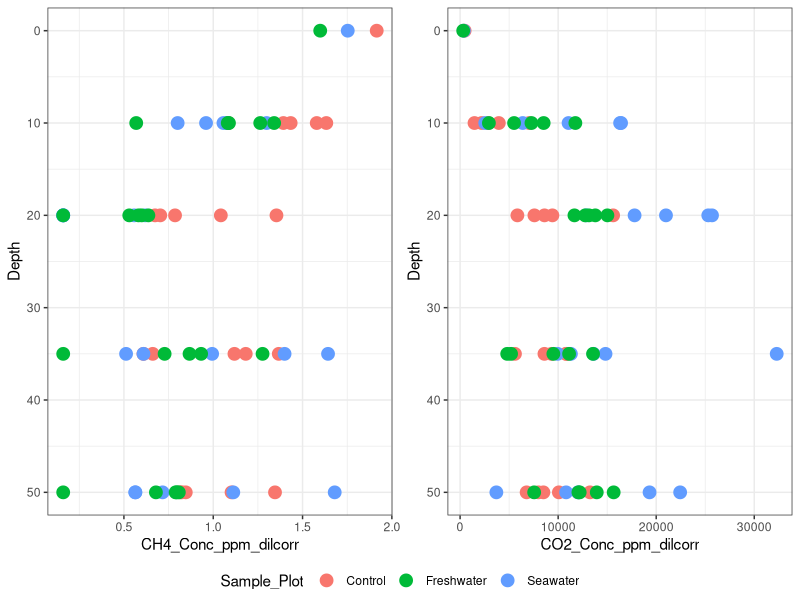
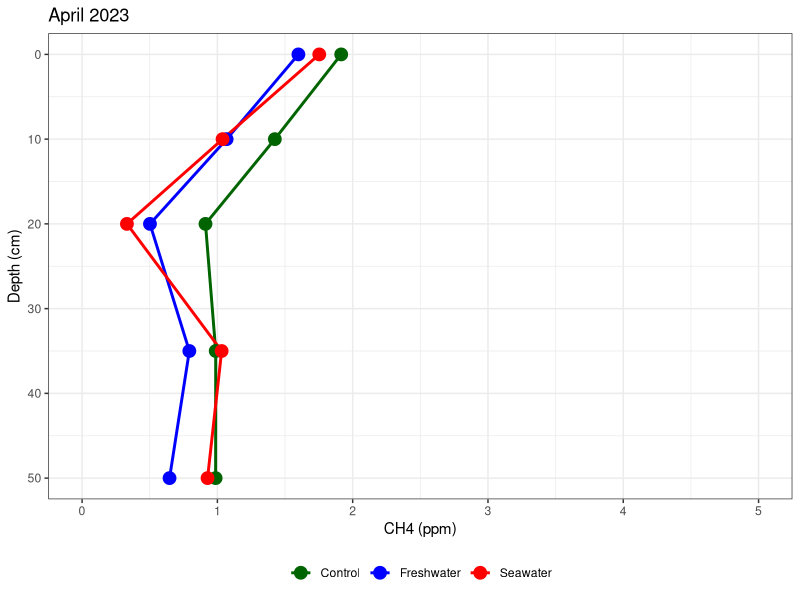
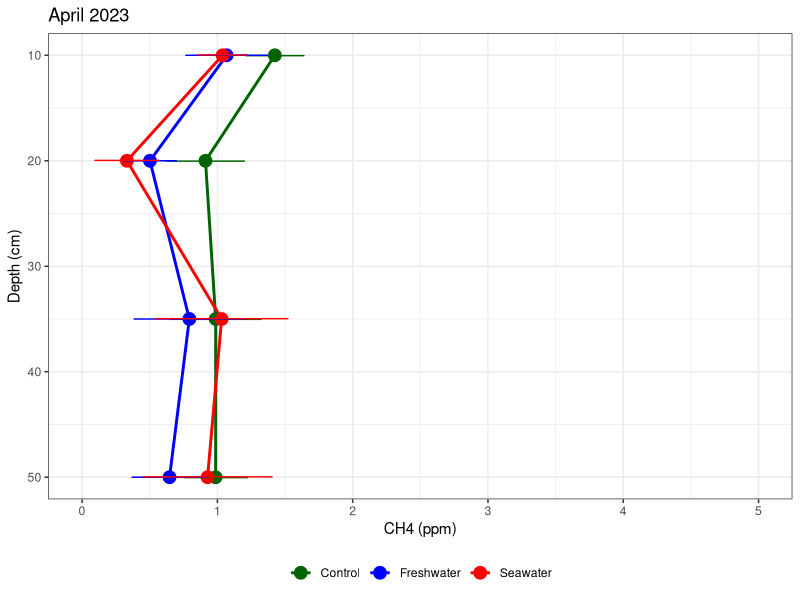
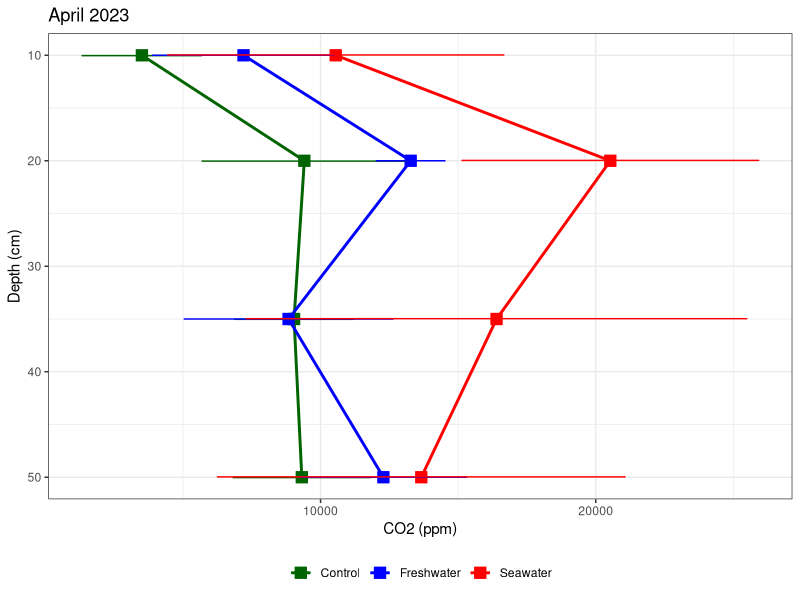
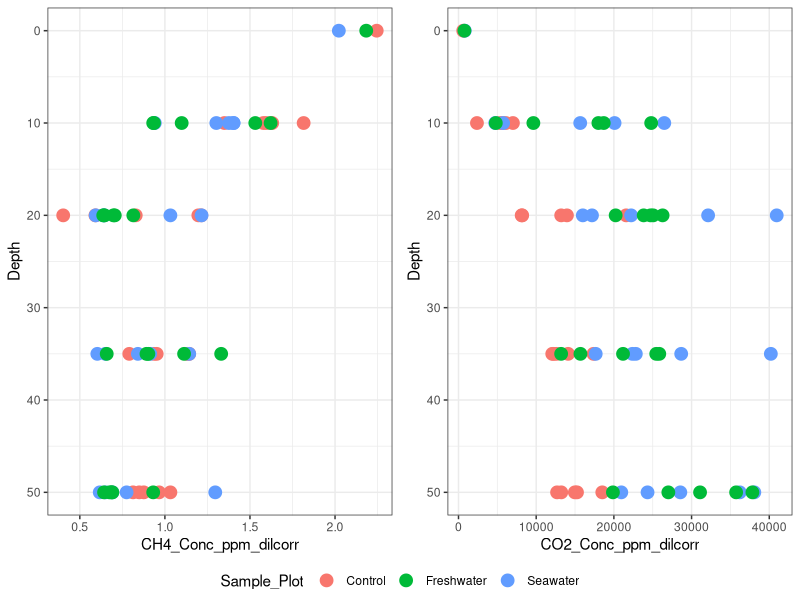
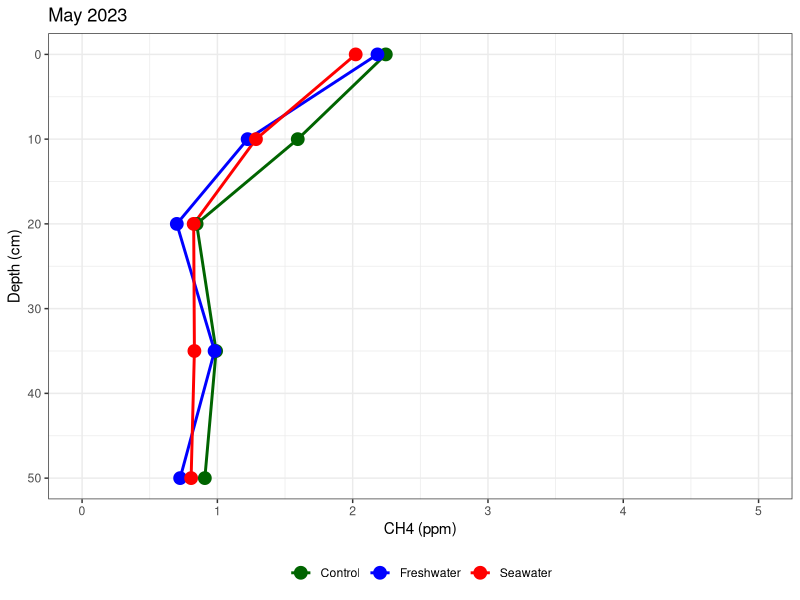
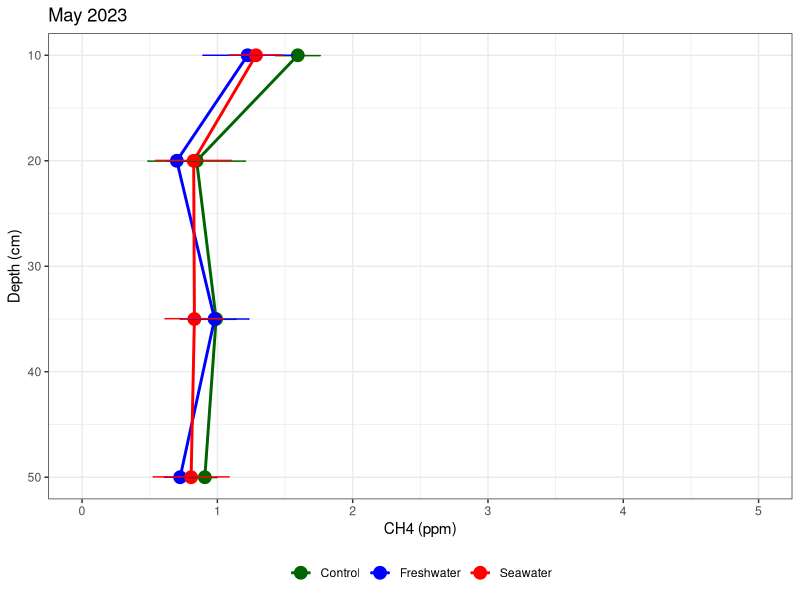
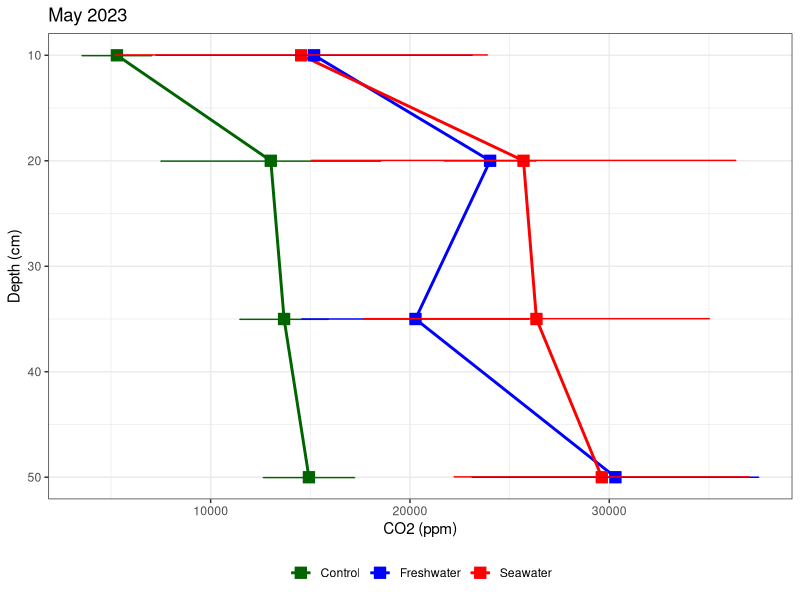

The R source for these figures, in order:
## ---- chunk 1
knitr::opts_chunk$set(echo = TRUE)

library(ggplot2)
library(ggpubr)
library(dplyr)
library(plyr)
library(tidyverse)
library(tidyr)

## ---- chunk 2
#### April 2023 ###
################################################################################################################
#read in some data 
dat <- read.csv("2023 Processed Data/COMPASS_TEMPEST_SGW_202304_Processed.csv")
head(dat)

dat <-  dat %>%  
  filter(!str_detect(Sample_Plot, "Transition")) 
head(dat)

dat$Depth <- dat$Sample_Depth
dat$Depth <- revalue(dat$Depth, c("10" = 10, "20" = 20, "35" = 35, "50"= 50, "ATM" = 0))
dat$Depth <- as.numeric(dat$Depth)

soil_ch4 <- ggplot(data=dat, aes( x=CH4_Conc_ppm_dilcorr, y=Depth, color=Sample_Plot)) + 
  geom_point(size=4)  + scale_y_reverse() + theme_bw()

soil_co2 <- ggplot(data=dat, aes( x=CO2_Conc_ppm_dilcorr, y=Depth, color=Sample_Plot)) + 
  geom_point(size=4)  + scale_y_reverse() + theme_bw()

ggarrange(soil_ch4, soil_co2, nrow=1, ncol=2, common.legend = TRUE, legend="bottom")

dat$Sample_Month <- as.factor(dat$Sample_Month)
dat$Sample_Depth <- as.factor(dat$Sample_Depth)
dat$Sample_Plot <- as.factor(dat$Sample_Plot)

ghg_avg <- dat %>%
  group_by(Sample_Depth, Sample_Plot) %>%
  dplyr::summarize(mean_CH4_ppm = mean(CH4_Conc_ppm_dilcorr, na.rm=TRUE),
                   sd_CH4 = sd(CH4_Conc_ppm_dilcorr, na.rm=TRUE),
                   mean_CO2_ppm = mean(CO2_Conc_ppm_dilcorr, na.rm=TRUE), 
                   sd_CO2 = sd(CO2_Conc_ppm_dilcorr, na.rm=TRUE))
head(ghg_avg)

ghg_avg$Depth <- revalue(ghg_avg$Sample_Depth, c("10" = 10, "20" = 20, "35" = 35, "50"= 50, "ATM" = 0))
ghg_avg$Depth <- as.character(ghg_avg$Depth)
ghg_avg$Depth <- as.numeric(ghg_avg$Depth)

april_avg_soil_ch4 <- ggplot(data=ghg_avg, aes(col=Sample_Plot, fill=Sample_Plot)) + 
  geom_line(size=1, aes(Depth, mean_CH4_ppm)) +
  geom_point(size=4, aes(Depth, mean_CH4_ppm)) +
  scale_color_manual(values=c( "darkgreen","blue", "red")) + 
  scale_fill_manual(values=c( "darkgreen","blue", "red")) +
  coord_flip() + 
  scale_x_reverse() + 
  ylim(0,5) + 
  labs(title = "April 2023", y="CH4 (ppm)", x="Depth (cm)") + 
  theme_bw() + 
  theme(legend.position="bottom") +
  theme(legend.title=element_blank())
april_avg_soil_ch4

ghg_avg1 <-  ghg_avg %>%  
  filter(!(Sample_Depth == "ATM")) 
head(ghg_avg1)

april_avg_soil_ch41 <- ggplot(data=ghg_avg1, aes(col=Sample_Plot, fill=Sample_Plot)) + 
  geom_line(size=1, aes(Depth, mean_CH4_ppm)) +
  geom_point(size=4, aes(Depth, mean_CH4_ppm)) +
  scale_color_manual(values=c( "darkgreen","blue", "red")) + 
  scale_fill_manual(values=c( "darkgreen","blue", "red")) +
  coord_flip() + 
  scale_x_reverse() + 
  ylim(0,5) + 
  labs(title = "April 2023", y="CH4 (ppm)", x="Depth (cm)") + 
  theme_bw() + 
  theme(legend.position="bottom") +
  theme(legend.title=element_blank()) + 
  geom_errorbar(aes(Depth, ymin=mean_CH4_ppm-sd_CH4,
                    ymax=mean_CH4_ppm+sd_CH4),width=0.3,position=position_dodge(.1))
april_avg_soil_ch41

april_avg_soil_co21 <- ggplot(data=ghg_avg1, aes(col=Sample_Plot, fill=Sample_Plot)) + 
  geom_line(size=1, aes(Depth, mean_CO2_ppm)) +
  geom_point(shape=22, size=4, aes(Depth, mean_CO2_ppm)) +
  scale_color_manual(values=c( "darkgreen","blue", "red")) + 
  scale_fill_manual(values=c( "darkgreen","blue", "red")) +
  coord_flip() + 
  scale_x_reverse() + 
  #ylim(0,5) + 
  labs(title = "April 2023", y="CO2 (ppm)", x="Depth (cm)") + 
  theme_bw() + 
  theme(legend.position="bottom") +
  theme(legend.title=element_blank())+
  geom_errorbar(aes(Depth, ymin=mean_CO2_ppm-sd_CO2,
                    ymax=mean_CO2_ppm+sd_CO2),width=0.3,position=position_dodge(.1))
april_avg_soil_co21

################################################################################################################

## ---- chunk 3
#### May 2023 ####
################################################################################################################
#read in some data 
dat <- read.csv("2023 Processed Data/COMPASS_TEMPEST_SGW_202305_Processed.csv")
head(dat)

dat <-  dat %>%  
  filter(!str_detect(Sample_Plot, "Transition")) 
head(dat)

dat$Depth <- dat$Sample_Depth
dat$Depth <- revalue(dat$Depth, c("10" = 10, "20" = 20, "35" = 35, "50"= 50, "ATM" = 0))
dat$Depth <- as.numeric(dat$Depth)

soil_ch4 <- ggplot(data=dat, aes( x=CH4_Conc_ppm_dilcorr, y=Depth, color=Sample_Plot)) + 
  geom_point(size=4)  + scale_y_reverse() + theme_bw()

soil_co2 <- ggplot(data=dat, aes( x=CO2_Conc_ppm_dilcorr, y=Depth, color=Sample_Plot)) + 
  geom_point(size=4)  + scale_y_reverse() + theme_bw()

ggarrange(soil_ch4, soil_co2, nrow=1, ncol=2, common.legend = TRUE, legend="bottom")

dat$Sample_Month <- as.factor(dat$Sample_Month)
dat$Sample_Depth <- as.factor(dat$Sample_Depth)
dat$Sample_Plot <- as.factor(dat$Sample_Plot)

levels(dat$Sample_Plot)
dat <- as.data.frame(dat)

ghg_avg <- dat %>%
  group_by(Sample_Depth, Sample_Plot) %>%
  dplyr::summarize(mean_CH4_ppm = mean(CH4_Conc_ppm_dilcorr, na.rm=TRUE),
              sd_CH4 = sd(CH4_Conc_ppm_dilcorr, na.rm=TRUE),
              mean_CO2_ppm = mean(CO2_Conc_ppm_dilcorr, na.rm=TRUE), 
              sd_CO2 = sd(CO2_Conc_ppm_dilcorr, na.rm=TRUE))
head(ghg_avg)

ghg_avg$Depth <- revalue(ghg_avg$Sample_Depth, c("10" = 10, "20" = 20, "35" = 35, "50"= 50, "ATM" = 0))
ghg_avg$Depth <- as.character(ghg_avg$Depth)
ghg_avg$Depth <- as.numeric(ghg_avg$Depth)

may_avg_soil_ch4 <- ggplot(data=ghg_avg, aes(col=Sample_Plot, fill=Sample_Plot)) + 
  geom_line(size=1, aes(Depth, mean_CH4_ppm)) +
  geom_point(size=4, aes(Depth, mean_CH4_ppm)) +
  scale_color_manual(values=c( "darkgreen","blue", "red")) + 
  scale_fill_manual(values=c( "darkgreen","blue", "red")) +
  coord_flip() + 
  scale_x_reverse() + 
  ylim(0,5) + 
  labs(title = "May 2023", y="CH4 (ppm)", x="Depth (cm)") + 
  theme_bw() + 
  theme(legend.position="bottom") +
  theme(legend.title=element_blank())
may_avg_soil_ch4

ghg_avg1 <-  ghg_avg %>%  
  filter(!(Sample_Depth == "ATM")) 
head(ghg_avg1)

may_avg_soil_ch41 <- ggplot(data=ghg_avg1, aes(col=Sample_Plot, fill=Sample_Plot)) + 
  geom_line(size=1, aes(Depth, mean_CH4_ppm)) +
  geom_point(size=4, aes(Depth, mean_CH4_ppm)) +
  scale_color_manual(values=c( "darkgreen","blue", "red")) + 
  scale_fill_manual(values=c( "darkgreen","blue", "red")) +
  coord_flip() + 
  scale_x_reverse() + 
  ylim(0,5) + 
  labs(title = "May 2023", y="CH4 (ppm)", x="Depth (cm)") + 
  theme_bw() + 
  theme(legend.position="bottom") +
  theme(legend.title=element_blank())+ 
  geom_errorbar(aes(Depth, ymin=mean_CH4_ppm-sd_CH4,
                    ymax=mean_CH4_ppm+sd_CH4),width=0.3,position=position_dodge(.1))
may_avg_soil_ch41

may_avg_soil_co21 <- ggplot(data=ghg_avg1, aes(col=Sample_Plot, fill=Sample_Plot)) + 
  geom_line(size=1, aes(Depth, mean_CO2_ppm)) +
  geom_point(shape=22, size=4, aes(Depth, mean_CO2_ppm)) +
  scale_color_manual(values=c( "darkgreen","blue", "red")) + 
  scale_fill_manual(values=c( "darkgreen","blue", "red")) +
  coord_flip() + 
  scale_x_reverse() + 
  #ylim(0,5) + 
  labs(title = "May 2023", y="CO2 (ppm)", x="Depth (cm)") + 
  theme_bw() + 
  theme(legend.position="bottom") +
  theme(legend.title=element_blank())+
  geom_errorbar(aes(Depth, ymin=mean_CO2_ppm-sd_CO2,
                    ymax=mean_CO2_ppm+sd_CO2),width=0.3,position=position_dodge(.1))
may_avg_soil_co21

################################################################################################################

## ---- chunk 4
#### June 2023 ###
################################################################################################################
#read in some data 
dat <- read.csv("2023 Processed Data/COMPASS_TEMPEST_SGW_202306_Processed.csv")
head(dat)

dat <-  dat %>%  
  filter(!str_detect(Sample_Plot, "Transition")) 
head(dat)

dat$Depth <- dat$Sample_Depth
dat$Depth <- revalue(dat$Depth, c("10" = 10, "20" = 20, "35" = 35, "50"= 50, "ATM" = 0))
dat$Depth <- as.numeric(dat$Depth)

soil_ch4 <- ggplot(data=dat, aes( x=CH4_Conc_ppm_dilcorr, y=Depth, color=Sample_Plot)) + 
  geom_point(size=4)  + scale_y_reverse() + theme_bw()

soil_co2 <- ggplot(data=dat, aes( x=CO2_Conc_ppm_dilcorr, y=Depth, color=Sample_Plot)) + 
  geom_point(size=4)  + scale_y_reverse() + theme_bw()

ggarrange(soil_ch4, soil_co2, nrow=1, ncol=2, common.legend = TRUE, legend="bottom")

dat$Sample_Month <- as.factor(dat$Sample_Month)
dat$Sample_Depth <- as.factor(dat$Sample_Depth)
dat$Sample_Plot <- as.factor(dat$Sample_Plot)
dat$Event_Stamp <- as.factor(dat$Event_Stamp)

ghg_avg <- dat %>%
  group_by(Sample_Depth, Sample_Plot, Event_Stamp) %>%
  dplyr::summarize(mean_CH4_ppm = mean(CH4_Conc_ppm_dilcorr, na.rm=TRUE),
                   sd_CH4 = sd(CH4_Conc_ppm_dilcorr, na.rm=TRUE),
                   mean_CO2_ppm = mean(CO2_Conc_ppm_dilcorr, na.rm=TRUE), 
                   sd_CO2 = sd(CO2_Conc_ppm_dilcorr, na.rm=TRUE))
head(ghg_avg)

ghg_avg$Depth <- revalue(ghg_avg$Sample_Depth, c("10" = 10, "20" = 20, "35" = 35, "50"= 50, "ATM" = 0))
ghg_avg$Depth <- as.character(ghg_avg$Depth)
ghg_avg$Depth <- as.numeric(ghg_avg$Depth)

levels(ghg_avg$Event_Stamp)
ghg_avg$Event <- revalue(ghg_avg$Event_Stamp, c("0" = "Pre-1", "1" = "Pre-2", "2" = "Flood 1", 
                                                 "3_AM"= "Flood 2-AM", "3_PM" = "Flood 2-PM", "4" = "Post-1", "5" = "Post-2"))

june_avg_soil_ch4 <- ggplot(data=ghg_avg, aes(col=Sample_Plot, fill=Sample_Plot)) + 
  geom_line(size=1, aes(Depth, mean_CH4_ppm)) +
  geom_point(size=4, aes(Depth, mean_CH4_ppm)) +
  scale_color_manual(values=c( "darkgreen","blue", "red")) + 
  scale_fill_manual(values=c( "darkgreen","blue", "red")) +
  coord_flip() + 
  scale_x_reverse() + 
  facet_grid(~factor(Event, levels=c("Pre-1", "Pre-2", "Flood 1","Flood 2-AM" ,"Flood 2-PM", "Post-1","Post-2"))) +
  labs(title = "June 2023", y="CH4 (ppm)", x="Depth (cm)") + 
  theme_bw() + 
  theme(legend.position="bottom") +
  theme(legend.title=element_blank())
june_avg_soil_ch4

ghg_avg1 <-  ghg_avg %>%  
  filter(!(Sample_Depth == "ATM")) 
head(ghg_avg1)

june_avg_soil_ch41 <- ggplot(data=ghg_avg1, aes(col=Sample_Plot, fill=Sample_Plot)) + 
  geom_line(size=1, aes(Depth, mean_CH4_ppm)) +
  geom_point(size=4, aes(Depth, mean_CH4_ppm)) +
  scale_color_manual(values=c( "darkgreen","blue", "red")) + 
  scale_fill_manual(values=c( "darkgreen","blue", "red")) +
  coord_flip() + 
  scale_x_reverse() + 
  facet_grid(~factor(Event, levels=c("Pre-1", "Pre-2", "Flood 1","Flood 2-AM" ,"Flood 2-PM", "Post-1","Post-2"))) +
  labs(title = "June 2023", y="CH4 (ppm)", x="Depth (cm)") + 
  theme_bw() + 
  theme(legend.position="bottom") +
  theme(legend.title=element_blank())+ 
  geom_errorbar(aes(Depth, ymin=mean_CH4_ppm-sd_CH4,
                    ymax=mean_CH4_ppm+sd_CH4),width=0.3,position=position_dodge(.1))
june_avg_soil_ch41

june_avg_soil_co21 <- ggplot(data=ghg_avg1, aes(col=Sample_Plot, fill=Sample_Plot)) + 
  geom_line(size=1, aes(Depth, mean_CO2_ppm)) +
  geom_point(shape=22, size=4, aes(Depth, mean_CO2_ppm)) +
  scale_color_manual(values=c( "darkgreen","blue", "red")) + 
  scale_fill_manual(values=c( "darkgreen","blue", "red")) +
  coord_flip() + 
  scale_x_reverse() + 
  ylim(0,50000) + 
  facet_grid(~factor(Event, levels=c("Pre-1", "Pre-2", "Flood 1","Flood 2-AM" ,"Flood 2-PM", "Post-1","Post-2"))) +
  labs(title = "June 2023", y="CO2 (ppm)", x="Depth (cm)") + 
  theme_bw() + 
  theme(legend.position="bottom") +
  theme(legend.title=element_blank())+
  geom_errorbar(aes(Depth, ymin=mean_CO2_ppm-sd_CO2,
                    ymax=mean_CO2_ppm+sd_CO2),width=0.3,position=position_dodge(.1))
june_avg_soil_co21


################################################################################################################

## ---- chunk 5
#### July 2023 ####
################################################################################################################
#read in some data 
dat <- read.csv("2023 Processed Data/COMPASS_TEMPEST_SGW_202307_Processed.csv")
head(dat)

dat <-  dat %>%  
  filter(!str_detect(Sample_Plot, "Transition")) 
head(dat)

dat$Depth <- dat$Sample_Depth
dat$Depth <- revalue(dat$Depth, c("10" = 10, "20" = 20, "35" = 35, "50"= 50, "ATM" = 0))
dat$Depth <- as.numeric(dat$Depth)

soil_ch4 <- ggplot(data=dat, aes( x=CH4_Conc_ppm_dilcorr, y=Depth, color=Sample_Plot)) + 
  geom_point(size=4)  + scale_y_reverse() + theme_bw()

soil_co2 <- ggplot(data=dat, aes( x=CO2_Conc_ppm_dilcorr, y=Depth, color=Sample_Plot)) + 
  geom_point(size=4)  + scale_y_reverse() + theme_bw()

ggarrange(soil_ch4, soil_co2, nrow=1, ncol=2, common.legend = TRUE, legend="bottom")

dat$Sample_Month <- as.factor(dat$Sample_Month)
dat$Sample_Depth <- as.factor(dat$Sample_Depth)
dat$Sample_Plot <- as.factor(dat$Sample_Plot)

levels(dat$Sample_Plot)
dat <- as.data.frame(dat)

ghg_avg <- dat %>%
  group_by(Sample_Depth, Sample_Plot) %>%
  dplyr::summarize(mean_CH4_ppm = mean(CH4_Conc_ppm_dilcorr, na.rm=TRUE),
                   sd_CH4 = sd(CH4_Conc_ppm_dilcorr, na.rm=TRUE),
                   mean_CO2_ppm = mean(CO2_Conc_ppm_dilcorr, na.rm=TRUE), 
                   sd_CO2 = sd(CO2_Conc_ppm_dilcorr, na.rm=TRUE))
head(ghg_avg)

ghg_avg$Depth <- revalue(ghg_avg$Sample_Depth, c("10" = 10, "20" = 20, "35" = 35, "50"= 50, "ATM" = 0))
ghg_avg$Depth <- as.character(ghg_avg$Depth)
ghg_avg$Depth <- as.numeric(ghg_avg$Depth)

july_avg_soil_ch4 <- ggplot(data=ghg_avg, aes(col=Sample_Plot, fill=Sample_Plot)) + 
  geom_line(size=1, aes(Depth, mean_CH4_ppm)) +
  geom_point(size=4, aes(Depth, mean_CH4_ppm)) +
  scale_color_manual(values=c( "darkgreen","blue", "red")) + 
  scale_fill_manual(values=c( "darkgreen","blue", "red")) +
  coord_flip() + 
  scale_x_reverse() + 
  ylim(0,5) + 
  labs(title = "July 2023", y="CH4 (ppm)", x="Depth (cm)") + 
  theme_bw() + 
  theme(legend.position="bottom") +
  theme(legend.title=element_blank())
july_avg_soil_ch4

ghg_avg1 <-  ghg_avg %>%  
  filter(!(Sample_Depth == "ATM")) 
head(ghg_avg1)

july_avg_soil_ch41 <- ggplot(data=ghg_avg1, aes(col=Sample_Plot, fill=Sample_Plot)) + 
  geom_line(size=1, aes(Depth, mean_CH4_ppm)) +
  geom_point(size=4, aes(Depth, mean_CH4_ppm)) +
  scale_color_manual(values=c( "darkgreen","blue", "red")) + 
  scale_fill_manual(values=c( "darkgreen","blue", "red")) +
  coord_flip() + 
  scale_x_reverse() + 
  ylim(0,5) + 
  labs(title = "July 2023", y="CH4 (ppm)", x="Depth (cm)") + 
  theme_bw() + 
  theme(legend.position="bottom") +
  theme(legend.title=element_blank())+ 
  geom_errorbar(aes(Depth, ymin=mean_CH4_ppm-sd_CH4,
                    ymax=mean_CH4_ppm+sd_CH4),width=0.3,position=position_dodge(.1))
july_avg_soil_ch41

july_avg_soil_co21 <- ggplot(data=ghg_avg1, aes(col=Sample_Plot, fill=Sample_Plot)) + 
  geom_line(size=1, aes(Depth, mean_CO2_ppm)) +
  geom_point(shape=22, size=4, aes(Depth, mean_CO2_ppm)) +
  scale_color_manual(values=c( "darkgreen","blue", "red")) + 
  scale_fill_manual(values=c( "darkgreen","blue", "red")) +
  coord_flip() + 
  scale_x_reverse() + 
  #ylim(0,5) + 
  labs(title = "July 2023", y="CO2 (ppm)", x="Depth (cm)") + 
  theme_bw() + 
  theme(legend.position="bottom") +
  theme(legend.title=element_blank())+
  geom_errorbar(aes(Depth, ymin=mean_CO2_ppm-sd_CO2,
                    ymax=mean_CO2_ppm+sd_CO2),width=0.3,position=position_dodge(.1))
july_avg_soil_co21

################################################################################################################

## ---- chunk 6
#### Aug 2023 ####
################################################################################################################
#read in some data 
dat <- read.csv("2023 Processed Data/COMPASS_TEMPEST_SGW_202308_Processed.csv")
head(dat)

dat <-  dat %>%  
  filter(!str_detect(Sample_Plot, "Transition")) 
head(dat)

dat$Depth <- dat$Sample_Depth
dat$Depth <- revalue(dat$Depth, c("10" = 10, "20" = 20, "35" = 35, "50"= 50, "ATM" = 0))
dat$Depth <- as.numeric(dat$Depth)

soil_ch4 <- ggplot(data=dat, aes( x=CH4_Conc_ppm_dilcorr, y=Depth, color=Sample_Plot)) + 
  geom_point(size=4)  + scale_y_reverse() + theme_bw()

soil_co2 <- ggplot(data=dat, aes( x=CO2_Conc_ppm_dilcorr, y=Depth, color=Sample_Plot)) + 
  geom_point(size=4)  + scale_y_reverse() + theme_bw()

ggarrange(soil_ch4, soil_co2, nrow=1, ncol=2, common.legend = TRUE, legend="bottom")

dat$Sample_Month <- as.factor(dat$Sample_Month)
dat$Sample_Depth <- as.factor(dat$Sample_Depth)
dat$Sample_Plot <- as.factor(dat$Sample_Plot)

levels(dat$Sample_Plot)
dat <- as.data.frame(dat)

ghg_avg <- dat %>%
  group_by(Sample_Depth, Sample_Plot) %>%
  dplyr::summarize(mean_CH4_ppm = mean(CH4_Conc_ppm_dilcorr, na.rm=TRUE),
                   sd_CH4 = sd(CH4_Conc_ppm_dilcorr, na.rm=TRUE),
                   mean_CO2_ppm = mean(CO2_Conc_ppm_dilcorr, na.rm=TRUE), 
                   sd_CO2 = sd(CO2_Conc_ppm_dilcorr, na.rm=TRUE))
head(ghg_avg)

ghg_avg$Depth <- revalue(ghg_avg$Sample_Depth, c("10" = 10, "20" = 20, "35" = 35, "50"= 50, "ATM" = 0))
ghg_avg$Depth <- as.character(ghg_avg$Depth)
ghg_avg$Depth <- as.numeric(ghg_avg$Depth)

aug_avg_soil_ch4 <- ggplot(data=ghg_avg, aes(col=Sample_Plot, fill=Sample_Plot)) + 
  geom_line(size=1, aes(Depth, mean_CH4_ppm)) +
  geom_point(size=4, aes(Depth, mean_CH4_ppm)) +
  scale_color_manual(values=c( "darkgreen","blue", "red")) + 
  scale_fill_manual(values=c( "darkgreen","blue", "red")) +
  coord_flip() + 
  scale_x_reverse() + 
  ylim(0,5) + 
  labs(title = "Aug 2023", y="CH4 (ppm)", x="Depth (cm)") + 
  theme_bw() + 
  theme(legend.position="bottom") +
  theme(legend.title=element_blank())
aug_avg_soil_ch4

ghg_avg1 <-  ghg_avg %>%  
  filter(!(Sample_Depth == "ATM")) 
head(ghg_avg1)

aug_avg_soil_ch41 <- ggplot(data=ghg_avg1, aes(col=Sample_Plot, fill=Sample_Plot)) + 
  geom_line(size=1, aes(Depth, mean_CH4_ppm)) +
  geom_point(size=4, aes(Depth, mean_CH4_ppm)) +
  scale_color_manual(values=c( "darkgreen","blue", "red")) + 
  scale_fill_manual(values=c( "darkgreen","blue", "red")) +
  coord_flip() + 
  scale_x_reverse() + 
  ylim(0,5) + 
  labs(title = "Aug 2023", y="CH4 (ppm)", x="Depth (cm)") + 
  theme_bw() + 
  theme(legend.position="bottom") +
  theme(legend.title=element_blank())+ 
  geom_errorbar(aes(Depth, ymin=mean_CH4_ppm-sd_CH4,
                    ymax=mean_CH4_ppm+sd_CH4),width=0.3,position=position_dodge(.1))
aug_avg_soil_ch41

aug_avg_soil_co21 <- ggplot(data=ghg_avg1, aes(col=Sample_Plot, fill=Sample_Plot)) + 
  geom_line(size=1, aes(Depth, mean_CO2_ppm)) +
  geom_point(shape=22, size=4, aes(Depth, mean_CO2_ppm)) +
  scale_color_manual(values=c( "darkgreen","blue", "red")) + 
  scale_fill_manual(values=c( "darkgreen","blue", "red")) +
  coord_flip() + 
  scale_x_reverse() + 
  #ylim(0,5) + 
  labs(title = "Aug 2023", y="CO2 (ppm)", x="Depth (cm)") + 
  theme_bw() + 
  theme(legend.position="bottom") +
  theme(legend.title=element_blank())+
  geom_errorbar(aes(Depth, ymin=mean_CO2_ppm-sd_CO2,
                    ymax=mean_CO2_ppm+sd_CO2),width=0.3,position=position_dodge(.1))
aug_avg_soil_co21

################################################################################################################

## ---- chunk 7
#### Sept 2023 ####
################################################################################################################
#read in some data 
dat <- read.csv("2023 Processed Data/COMPASS_TEMPEST_SGW_202309_Processed.csv")
head(dat)

dat <-  dat %>%  
  filter(!str_detect(Sample_Plot, "Transition")) 
head(dat)

dat$Depth <- dat$Sample_Depth
dat$Depth <- revalue(dat$Depth, c("10" = 10, "20" = 20, "35" = 35, "50"= 50, "ATM" = 0))
dat$Depth <- as.numeric(dat$Depth)

soil_ch4 <- ggplot(data=dat, aes( x=CH4_Conc_ppm_dilcorr, y=Depth, color=Sample_Plot)) + 
  geom_point(size=4)  + scale_y_reverse() + theme_bw()

soil_co2 <- ggplot(data=dat, aes( x=CO2_Conc_ppm_dilcorr, y=Depth, color=Sample_Plot)) + 
  geom_point(size=4)  + scale_y_reverse() + theme_bw()

ggarrange(soil_ch4, soil_co2, nrow=1, ncol=2, common.legend = TRUE, legend="bottom")

dat$Sample_Month <- as.factor(dat$Sample_Month)
dat$Sample_Depth <- as.factor(dat$Sample_Depth)
dat$Sample_Plot <- as.factor(dat$Sample_Plot)

levels(dat$Sample_Plot)
dat <- as.data.frame(dat)

ghg_avg <- dat %>%
  group_by(Sample_Depth, Sample_Plot) %>%
  dplyr::summarize(mean_CH4_ppm = mean(CH4_Conc_ppm_dilcorr, na.rm=TRUE),
                   sd_CH4 = sd(CH4_Conc_ppm_dilcorr, na.rm=TRUE),
                   mean_CO2_ppm = mean(CO2_Conc_ppm_dilcorr, na.rm=TRUE), 
                   sd_CO2 = sd(CO2_Conc_ppm_dilcorr, na.rm=TRUE))
head(ghg_avg)

ghg_avg$Depth <- revalue(ghg_avg$Sample_Depth, c("10" = 10, "20" = 20, "35" = 35, "50"= 50, "ATM" = 0))
ghg_avg$Depth <- as.character(ghg_avg$Depth)
ghg_avg$Depth <- as.numeric(ghg_avg$Depth)

sept_avg_soil_ch4 <- ggplot(data=ghg_avg, aes(col=Sample_Plot, fill=Sample_Plot)) + 
  geom_line(size=1, aes(Depth, mean_CH4_ppm)) +
  geom_point(size=4, aes(Depth, mean_CH4_ppm)) +
  scale_color_manual(values=c( "darkgreen","blue", "red")) + 
  scale_fill_manual(values=c( "darkgreen","blue", "red")) +
  coord_flip() + 
  scale_x_reverse() + 
  ylim(0,5) + 
  labs(title = "Sept 2023", y="CH4 (ppm)", x="Depth (cm)") + 
  theme_bw() + 
  theme(legend.position="bottom") +
  theme(legend.title=element_blank())
sept_avg_soil_ch4

ghg_avg1 <-  ghg_avg %>%  
  filter(!(Sample_Depth == "ATM")) 
head(ghg_avg1)

sept_avg_soil_ch41 <- ggplot(data=ghg_avg1, aes(col=Sample_Plot, fill=Sample_Plot)) + 
  geom_line(size=1, aes(Depth, mean_CH4_ppm)) +
  geom_point(size=4, aes(Depth, mean_CH4_ppm)) +
  scale_color_manual(values=c( "darkgreen","blue", "red")) + 
  scale_fill_manual(values=c( "darkgreen","blue", "red")) +
  coord_flip() + 
  scale_x_reverse() + 
  ylim(0,5) + 
  labs(title = "Sept 2023", y="CH4 (ppm)", x="Depth (cm)") + 
  theme_bw() + 
  theme(legend.position="bottom") +
  theme(legend.title=element_blank())+ 
  geom_errorbar(aes(Depth, ymin=mean_CH4_ppm-sd_CH4,
                    ymax=mean_CH4_ppm+sd_CH4),width=0.3,position=position_dodge(.1))
sept_avg_soil_ch41

sept_avg_soil_co21 <- ggplot(data=ghg_avg1, aes(col=Sample_Plot, fill=Sample_Plot)) + 
  geom_line(size=1, aes(Depth, mean_CO2_ppm)) +
  geom_point(shape=22, size=4, aes(Depth, mean_CO2_ppm)) +
  scale_color_manual(values=c( "darkgreen","blue", "red")) + 
  scale_fill_manual(values=c( "darkgreen","blue", "red")) +
  coord_flip() + 
  scale_x_reverse() + 
  #ylim(0,5) + 
  labs(title = "Sept 2023", y="CO2 (ppm)", x="Depth (cm)") + 
  theme_bw() + 
  theme(legend.position="bottom") +
  theme(legend.title=element_blank())+
  geom_errorbar(aes(Depth, ymin=mean_CO2_ppm-sd_CO2,
                    ymax=mean_CO2_ppm+sd_CO2),width=0.3,position=position_dodge(.1))
sept_avg_soil_co21

################################################################################################################

## ---- chunk 8
#### OCT 2023 ####
################################################################################################################
#read in some data 
dat <- read.csv("2023 Processed Data/COMPASS_TEMPEST_SGW_202310_Processed.csv")
head(dat)

dat <-  dat %>%  
  filter(!str_detect(Sample_Plot, "Transition")) 
head(dat)

dat$Depth <- dat$Sample_Depth
dat$Depth <- revalue(dat$Depth, c("10" = 10, "20" = 20, "35" = 35, "50"= 50, "ATM" = 0))
dat$Depth <- as.numeric(dat$Depth)

soil_ch4 <- ggplot(data=dat, aes( x=CH4_Conc_ppm_dilcorr, y=Depth, color=Sample_Plot)) + 
  geom_point(size=4)  + scale_y_reverse() + theme_bw()

soil_co2 <- ggplot(data=dat, aes( x=CO2_Conc_ppm_dilcorr, y=Depth, color=Sample_Plot)) + 
  geom_point(size=4)  + scale_y_reverse() + theme_bw()

ggarrange(soil_ch4, soil_co2, nrow=1, ncol=2, common.legend = TRUE, legend="bottom")

dat$Sample_Month <- as.factor(dat$Sample_Month)
dat$Sample_Depth <- as.factor(dat$Sample_Depth)
dat$Sample_Plot <- as.factor(dat$Sample_Plot)

levels(dat$Sample_Plot)
dat <- as.data.frame(dat)

ghg_avg <- dat %>%
  group_by(Sample_Depth, Sample_Plot) %>%
  dplyr::summarize(mean_CH4_ppm = mean(CH4_Conc_ppm_dilcorr, na.rm=TRUE),
                   sd_CH4 = sd(CH4_Conc_ppm_dilcorr, na.rm=TRUE),
                   mean_CO2_ppm = mean(CO2_Conc_ppm_dilcorr, na.rm=TRUE), 
                   sd_CO2 = sd(CO2_Conc_ppm_dilcorr, na.rm=TRUE))
head(ghg_avg)

ghg_avg$Depth <- revalue(ghg_avg$Sample_Depth, c("10" = 10, "20" = 20, "35" = 35, "50"= 50, "ATM" = 0))
ghg_avg$Depth <- as.character(ghg_avg$Depth)
ghg_avg$Depth <- as.numeric(ghg_avg$Depth)

oct_avg_soil_ch4 <- ggplot(data=ghg_avg, aes(col=Sample_Plot, fill=Sample_Plot)) + 
  geom_line(size=1, aes(Depth, mean_CH4_ppm)) +
  geom_point(size=4, aes(Depth, mean_CH4_ppm)) +
  scale_color_manual(values=c( "darkgreen","blue", "red")) + 
  scale_fill_manual(values=c( "darkgreen","blue", "red")) +
  coord_flip() + 
  scale_x_reverse() + 
  ylim(0,5) + 
  labs(title = "Oct 2023", y="CH4 (ppm)", x="Depth (cm)") + 
  theme_bw() + 
  theme(legend.position="bottom") +
  theme(legend.title=element_blank())
oct_avg_soil_ch4

ghg_avg1 <-  ghg_avg %>%  
  filter(!(Sample_Depth == "ATM")) 
head(ghg_avg1)

oct_avg_soil_ch41 <- ggplot(data=ghg_avg1, aes(col=Sample_Plot, fill=Sample_Plot)) + 
  geom_line(size=1, aes(Depth, mean_CH4_ppm)) +
  geom_point(size=4, aes(Depth, mean_CH4_ppm)) +
  scale_color_manual(values=c( "darkgreen","blue", "red")) + 
  scale_fill_manual(values=c( "darkgreen","blue", "red")) +
  coord_flip() + 
  scale_x_reverse() + 
  ylim(0,5) + 
  labs(title = "Oct 2023", y="CH4 (ppm)", x="Depth (cm)") + 
  theme_bw() + 
  theme(legend.position="bottom") +
  theme(legend.title=element_blank())+ 
  geom_errorbar(aes(Depth, ymin=mean_CH4_ppm-sd_CH4,
                    ymax=mean_CH4_ppm+sd_CH4),width=0.3,position=position_dodge(.1))
oct_avg_soil_ch41

oct_avg_soil_co21 <- ggplot(data=ghg_avg, aes(col=Sample_Plot, fill=Sample_Plot)) + 
  geom_line(size=1, aes(Depth, mean_CO2_ppm)) +
  geom_point(shape=22, size=4, aes(Depth, mean_CO2_ppm)) +
  scale_color_manual(values=c( "darkgreen","blue", "red")) + 
  scale_fill_manual(values=c( "darkgreen","blue", "red")) +
  coord_flip() + 
  scale_x_reverse() + 
  #ylim(0,5) + 
  labs(title = "Oct 2023", y="CO2 (ppm)", x="Depth (cm)") + 
  theme_bw() + 
  theme(legend.position="bottom") +
  theme(legend.title=element_blank())+
  geom_errorbar(aes(Depth, ymin=mean_CO2_ppm-sd_CO2,
                    ymax=mean_CO2_ppm+sd_CO2),width=0.3,position=position_dodge(.1))
oct_avg_soil_co21

################################################################################################################

## ---- chunk 9
#### NOV 2023 ####
################################################################################################################
#read in some data 
dat <- read.csv("2023 Processed Data/COMPASS_TEMPEST_SGW_202311_Processed.csv")
head(dat)

dat <-  dat %>%  
  filter(!str_detect(Sample_Plot, "Transition")) 
head(dat)

dat$Depth <- dat$Sample_Depth
dat$Depth <- revalue(dat$Depth, c("10" = 10, "20" = 20, "35" = 35, "50"= 50, "ATM" = 0))
dat$Depth <- as.numeric(dat$Depth)

soil_ch4 <- ggplot(data=dat, aes( x=CH4_Conc_ppm_dilcorr, y=Depth, color=Sample_Plot)) + 
  geom_point(size=4)  + scale_y_reverse() + theme_bw()

soil_co2 <- ggplot(data=dat, aes( x=CO2_Conc_ppm_dilcorr, y=Depth, color=Sample_Plot)) + 
  geom_point(size=4)  + scale_y_reverse() + theme_bw()

ggarrange(soil_ch4, soil_co2, nrow=1, ncol=2, common.legend = TRUE, legend="bottom")

dat$Sample_Month <- as.factor(dat$Sample_Month)
dat$Sample_Depth <- as.factor(dat$Sample_Depth)
dat$Sample_Plot <- as.factor(dat$Sample_Plot)

levels(dat$Sample_Plot)
dat <- as.data.frame(dat)

ghg_avg <- dat %>%
  group_by(Sample_Depth, Sample_Plot) %>%
  dplyr::summarize(mean_CH4_ppm = mean(CH4_Conc_ppm_dilcorr, na.rm=TRUE),
                   sd_CH4 = sd(CH4_Conc_ppm_dilcorr, na.rm=TRUE),
                   mean_CO2_ppm = mean(CO2_Conc_ppm_dilcorr, na.rm=TRUE), 
                   sd_CO2 = sd(CO2_Conc_ppm_dilcorr, na.rm=TRUE))
head(ghg_avg)

ghg_avg$Depth <- revalue(ghg_avg$Sample_Depth, c("10" = 10, "20" = 20, "35" = 35, "50"= 50, "ATM" = 0))
ghg_avg$Depth <- as.character(ghg_avg$Depth)
ghg_avg$Depth <- as.numeric(ghg_avg$Depth)

nov_avg_soil_ch4 <- ggplot(data=ghg_avg, aes(col=Sample_Plot, fill=Sample_Plot)) + 
  geom_line(size=1, aes(Depth, mean_CH4_ppm)) +
  geom_point(size=4, aes(Depth, mean_CH4_ppm)) +
  scale_color_manual(values=c( "darkgreen","blue", "red")) + 
  scale_fill_manual(values=c( "darkgreen","blue", "red")) +
  coord_flip() + 
  scale_x_reverse() + 
  ylim(0,5) + 
  labs(title = "Nov 2023", y="CH4 (ppm)", x="Depth (cm)") + 
  theme_bw() + 
  theme(legend.position="bottom") +
  theme(legend.title=element_blank())
nov_avg_soil_ch4

ghg_avg1 <-  ghg_avg %>%  
  filter(!(Sample_Depth == "ATM")) 
head(ghg_avg1)

nov_avg_soil_ch41 <- ggplot(data=ghg_avg1, aes(col=Sample_Plot, fill=Sample_Plot)) + 
  geom_line(size=1, aes(Depth, mean_CH4_ppm)) +
  geom_point(size=4, aes(Depth, mean_CH4_ppm)) +
  scale_color_manual(values=c( "darkgreen","blue", "red")) + 
  scale_fill_manual(values=c( "darkgreen","blue", "red")) +
  coord_flip() + 
  scale_x_reverse() + 
  ylim(0,5) + 
  labs(title = "Nov 2023", y="CH4 (ppm)", x="Depth (cm)") + 
  theme_bw() + 
  theme(legend.position="bottom") +
  theme(legend.title=element_blank())+ 
  geom_errorbar(aes(Depth, ymin=mean_CH4_ppm-sd_CH4,
                    ymax=mean_CH4_ppm+sd_CH4),width=0.3,position=position_dodge(.1))
nov_avg_soil_ch41

nov_avg_soil_co21 <- ggplot(data=ghg_avg1, aes(col=Sample_Plot, fill=Sample_Plot)) + 
  geom_line(size=1, aes(Depth, mean_CO2_ppm)) +
  geom_point(shape=22, size=4, aes(Depth, mean_CO2_ppm)) +
  scale_color_manual(values=c( "darkgreen","blue", "red")) + 
  scale_fill_manual(values=c( "darkgreen","blue", "red")) +
  coord_flip() + 
  scale_x_reverse() + 
  #ylim(0,5) + 
  labs(title = "Nov 2023", y="CO2 (ppm)", x="Depth (cm)") + 
  theme_bw() + 
  theme(legend.position="bottom") +
  theme(legend.title=element_blank())+
  geom_errorbar(aes(Depth, ymin=mean_CO2_ppm-sd_CO2,
                    ymax=mean_CO2_ppm+sd_CO2),width=0.3,position=position_dodge(.1))
nov_avg_soil_co21

################################################################################################################

## ---- chunk 10
